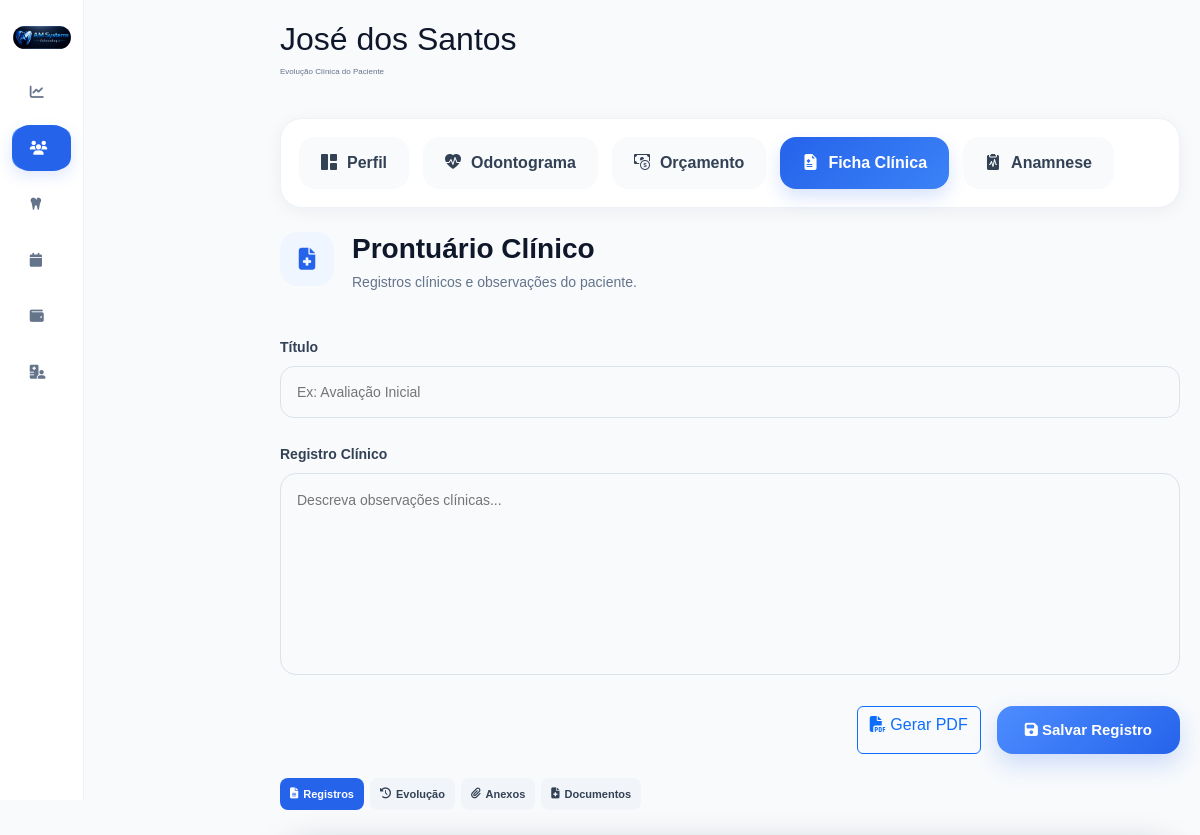
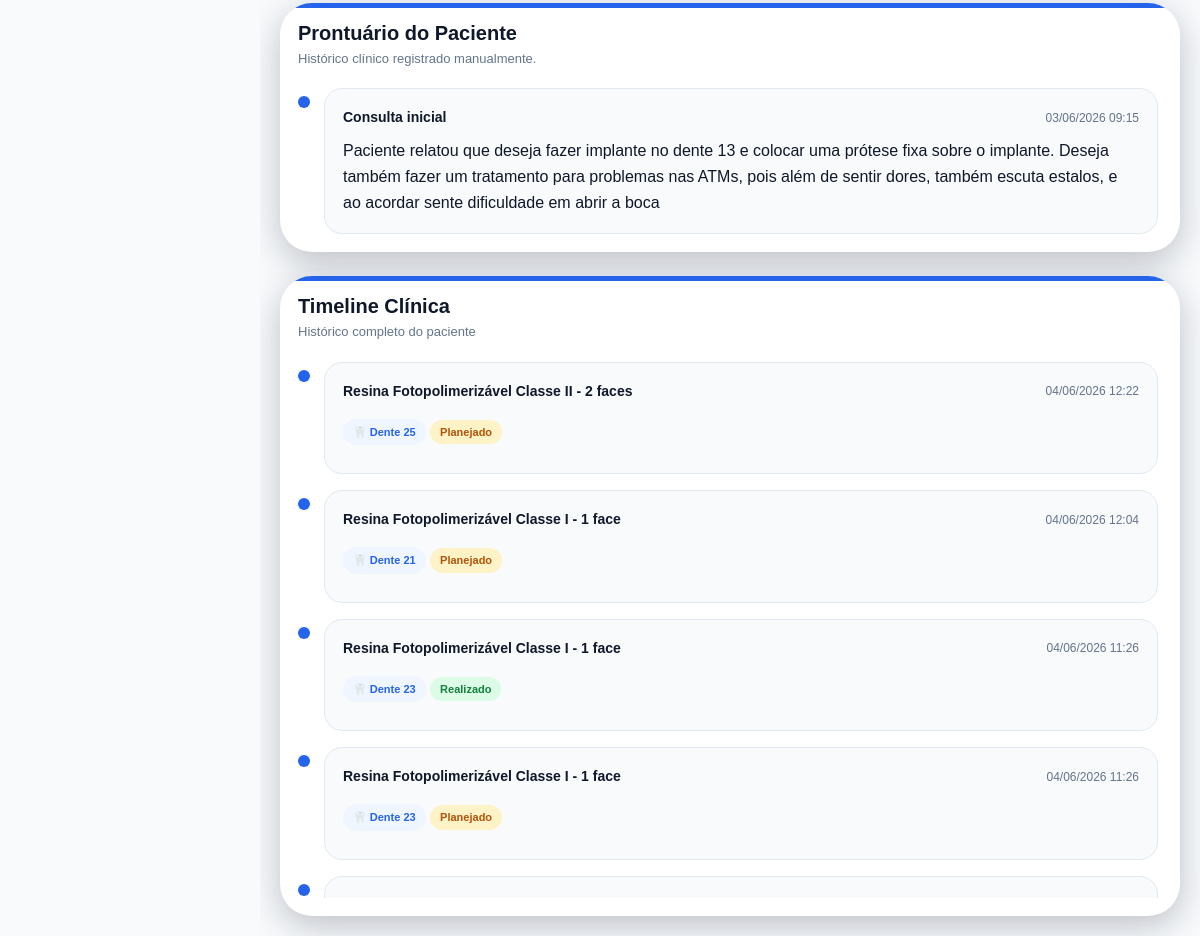
Screenshot of /pacientes/4/ficha-clinica/ (signed in) with the database file from the repository (2 pictures, top to bottom).
### accounts/models.py (models this page shows, shortened)
class Paciente(models.Model):
    foto = models.ImageField(
        upload_to='pacientes/',
        blank=True,
        null=True
    )
    nome = models.CharField(
        max_length=200
    )
    cpf = models.CharField(
        max_length=14,
        blank=True,
        null=True
    )
    rg = models.CharField(
        max_length=20,
        blank=True,
        null=True
    )
    nascimento = models.DateField(
        blank=True,
        null=True
    )
    genero = models.CharField(
        max_length=20,
        blank=True,
        null=True
    )
    estado_civil = models.CharField(
        max_length=30,
        blank=True,
        null=True
    )
    profissao = models.CharField(
        max_length=100,
        blank=True,
        null=True
    )
    telefone = models.CharField(
        max_length=20,
        blank=True,
        null=True
    )
    whatsapp = models.CharField(
        max_length=20,
        blank=True,
        null=True
    )
    email = models.EmailField(
        blank=True,
        null=True
    )
    cep = models.CharField(
        max_length=10,
        blank=True,
        null=True
    )
    endereco = models.CharField(
        max_length=255,
        blank=True,
        null=True
    )
    numero = models.CharField(
        max_length=20,
        blank=True,
        null=True
    )
    complemento = models.CharField(
        max_length=100,
        blank=True,
        null=True
    )
    bairro = models.CharField(
        max_length=100,
        blank=True,
        null=True
    )
    cidade = models.CharField(
        max_length=100,
        blank=True,
        null=True
    )
    estado = models.CharField(
        max_length=2,
        blank=True,
        null=True
    )
    convenio = models.CharField(
        max_length=100,
        blank=True,
        null=True
    )
    carteirinha = models.CharField(
        max_length=100,
        blank=True,
        null=True
    )
    alergias = models.TextField(
        blank=True,
        null=True
    )
    medicamentos = models.TextField(
        blank=True,
        null=True
    )
    observacoes = models.TextField(
        blank=True,
        null=True
    )
    responsavel = models.CharField(
        max_length=200,
        blank=True,
        null=True
    )
    cpf_responsavel = models.CharField(
        max_length=14,
        blank=True,
        null=True
    )
    telefone_responsavel = models.CharField(
        max_length=20,
        blank=True,
        null=True
    )
    ativo = models.BooleanField(
        default=True
    )
    criado_em = models.DateTimeField(
        auto_now_add=True
    )
    atualizado_em = models.DateTimeField(
        auto_now=True
    )

class ProntuarioClinico(models.Model):
    paciente = models.ForeignKey(
        Paciente,
        on_delete=models.CASCADE,
        related_name='prontuarios'
    )
    titulo = models.CharField(
        max_length=200
    )
    anotacao = models.TextField()
    criado_em = models.DateTimeField(
        auto_now_add=True
    )
    atualizado_em = models.DateTimeField(
        auto_now=True
    )
    class Meta:
        ordering = ['-criado_em']
        verbose_name = 'Prontuário Clínico'
        verbose_name_plural = 'Prontuários Clínicos'
    dente = models.CharField(
        max_length=10,
        blank=True
    )
    procedimento = models.ForeignKey(
        'Procedimento',
        on_delete=models.SET_NULL,
        null=True,
        blank=True
    )
    descricao = models.TextField(
        blank=True
    )
    materiais = models.TextField(
        blank=True
    )
    anestesia = models.CharField(
        max_length=255,
        blank=True
    )
    retorno = models.DateField(
        null=True,
        blank=True
    )
    criado_em = models.DateTimeField(
        auto_now_add=True
    )

class EvolucaoClinica(models.Model):
    STATUS_CHOICES = (
        ('existente', 'Existente'),
        ('planejado', 'Planejado'),
        ('andamento', 'Em Andamento'),
        ('realizado', 'Realizado'),
        ('cancelado', 'Cancelado'),
    )
    paciente = models.ForeignKey(
        Paciente,
        on_delete=models.CASCADE,
        related_name='evolucoes'
    )
    dente = models.CharField(
        max_length=10,
        blank=True,
        null=True
    )
    face = models.CharField(
        max_length=20,
        blank=True,
        null=True
    )
    procedimento = models.ForeignKey(
        'Procedimento',
        on_delete=models.SET_NULL,
        null=True,
        blank=True
    )
    status = models.CharField(
        max_length=20,
        choices=STATUS_CHOICES,
        default='planejado'
    )
    descricao = models.TextField(
        blank=True,
        null=True
    )
    criado_em = models.DateTimeField(
        auto_now_add=True
    )
    class Meta:
        ordering = ['-criado_em']

class Procedimento(models.Model):
    CATEGORIAS = [
        ('diagnostico', 'Diagnóstico'),
        ('dentistica', 'Dentística'),
        ('endodontia', 'Endodontia'),
        ('periodontia', 'Periodontia'),
        ('cirurgia', 'Cirurgia'),
        ('protese', 'Prótese'),
        ('implantodontia', 'Implantodontia'),
        ('ortodontia', 'Ortodontia'),
        ('geral', 'Geral')
    ]
    TIPOS = [
        ('dente', 'Por Dente'),
        ('hemiarcada', 'Hemi-Arcada'),
        ('geral', 'Geral'),
        ('cirurgia', 'Cirurgia')
    ]
    POSICOES = [
        ('coroa', 'Coroa'),
        ('raiz', 'Raiz'),
        ('oclusal', 'Oclusal'),
        ('vestibular', 'Vestibular'),
        ('lingual', 'Lingual'),
        ('centro', 'Centro')
    ]
    STATUS = [
        ('realizar', 'A Realizar'),
        ('andamento', 'Em Andamento'),
        ('realizado', 'Realizado'),
        ('cancelado', 'Cancelado'),
        ('reavaliar', 'Reavaliar')
    ]
    nome = models.CharField(
        max_length=255
    )
    categoria = models.CharField(
        max_length=100,
        choices=CATEGORIAS,
        default='geral'
    )
    tipo = models.CharField(
        max_length=50,
        choices=TIPOS,
        default='dente'
    )
    status = models.CharField(
        max_length=30,
        choices=STATUS,
        default='realizar'
    )
    icone = models.CharField(
        max_length=100,
        blank=True,
        null=True
    )
    arquivo_icone = models.CharField(
        max_length=255,
        blank=True,
        null=True
    )
    posicao_icone = models.CharField(
        max_length=30,
        choices=POSICOES,
        default='centro'
    )
    valor_particular = models.DecimalField(
        max_digits=10,
        decimal_places=2,
        default=0
    )
    valor_convenio = models.DecimalField(
        max_digits=10,
        decimal_places=2,
        default=0
    )
    tempo_estimado = models.IntegerField(
        default=60,
        help_text='Tempo em minutos'
    )
    custo_clinico = models.DecimalField(
        max_digits=10,
        decimal_places=2,
        default=0
    )
    ativo = models.BooleanField(
        default=True
    )
    ordem = models.IntegerField(
        default=0
    )
    criado_em = models.DateTimeField(
        auto_now_add=True
    )
    class Meta:
        ordering = ['categoria', 'ordem', 'nome']
        verbose_name = 'Procedimento'
        verbose_name_plural = 'Procedimentos'

### accounts/views.py (the view, shortened to what this page needs)
@login_required(login_url='/')
def ficha_clinica(request, id):
    paciente = get_object_or_404(
        Paciente,
        id=id
    )
    evolucoes = EvolucaoClinica.objects.filter(
        paciente=paciente
    ).order_by('-criado_em')
    prontuarios = ProntuarioClinico.objects.filter(
        paciente=paciente
    )
    context = {
        'paciente': paciente,
        'evolucoes': evolucoes,
        'prontuarios': prontuarios
    }
    return render(
        request,
        'accounts/ficha_clinica.html',
        context
    )

### accounts/templates/accounts/ficha_clinica.html (shortened to what this page needs)
{% extends 'accounts/base.html' %}
{% load static %}
{% block content %}
<div class="page-header mb-4">
    <div>
        <h2 class="patient-name">
            {{ paciente.nome }}
        </h2>
        <p class="patient-contact">
            Evolução Clínica do Paciente
        </p>
    </div>
</div>
{% include 'accounts/components/menu_paciente.html' %}
<div class="ficha-grid">
    <div class="ficha-form-card">
        <div class="section-header-premium">
            <div class="section-icon blue">
                <i class="fa-solid fa-file-medical"></i>
            </div>
            <div>
                <h5>Prontuário Clínico</h5>
                <p>
                    Registros clínicos e observações do paciente.
                </p>
            </div>
        </div>
        <form method="POST">
            <label class="anamnese-label">
                Título
            </label>
            <input
                type="text"
                name="titulo"
                class="anamnese-input"
                placeholder="Ex: Avaliação Inicial"
                required
            >
            <div class="mt-4">
                <label class="anamnese-label">
                    Registro Clínico
                </label>
                <textarea
                    name="anotacao"
                    class="anamnese-textarea"
                    rows="8"
                    placeholder="Descreva observações clínicas..."
                    required
                ></textarea>
            </div>
            <div class="d-flex justify-content-end gap-3 mt-4">
                <a
                    href="{% url 'imprimir_prontuario' paciente.id %}"
                    target="_blank"
                    class="btn btn-outline-primary"
                >
                    <i class="fa-solid fa-file-pdf"></i>
                    Gerar PDF
                </a>
                <button
                    type="submit"
                    class="btn-anamnese"
                >
                    <i class="fa-solid fa-floppy-disk"></i>
                    Salvar Registro
                </button>
            </div>
        </form>
    </div>
    <div class="painel-lateral">
        <div class="tabs-premium">
            <button class="tab-btn active" data-tab="registros">
                <i class="fa-solid fa-file-lines"></i>
                Registros
            </button>
            <button class="tab-btn" data-tab="evolucao">
                <i class="fa-solid fa-clock-rotate-left"></i>
                Evolução
            </button>
            <button class="tab-btn" data-tab="anexos">
                <i class="fa-solid fa-paperclip"></i>
                Anexos
            </button>
            <button class="tab-btn" data-tab="documentos">
                <i class="fa-solid fa-file-medical"></i>
                Documentos
            </button>
        </div>
        <div class="timeline-card">
            <div class="timeline-header">
                <h5>
                    Prontuário do Paciente
                </h5>
                <p>
                    Histórico clínico registrado manualmente.
                </p>
            </div>
            <div class="timeline-body">
                {% for item in prontuarios %}
                <div class="timeline-item">
                    <div class="timeline-dot"></div>
                    <div class="timeline-content">
                        <div class="timeline-top">
                            <strong>
                                {{ item.titulo }}
                            </strong>
                            <span>
                                {{ item.criado_em|date:"d/m/Y H:i" }}
                            </span>
                        </div>
                        <p>
                            {{ item.anotacao|linebreaks }}
                        </p>
                    </div>
                </div>
                {% empty %}
                <div class="empty-timeline">
                    Nenhum registro clínico cadastrado.
                </div>
                {% endfor %}
            </div>
        </div>
    </div>
    <div class="linha-inferior">
    <div class="timeline-card timeline-full">
        <div class="timeline-header">
            <h5>
                Timeline Clínica
            </h5>
            <p>
                Histórico completo do paciente
            </p>
        </div>
        <div class="timeline-body">
            {% for evolucao in evolucoes %}
            <div class="timeline-item">
                <div class="timeline-dot"></div>
                <div class="timeline-content">
                    <div class="timeline-top">
                        <strong>
                            {% if evolucao.procedimento %}
                                {{ evolucao.procedimento.nome }}
                            {% else %}
                                Atualização Clínica
                            {% endif %}
                        </strong>
                        <span>
                            {{ evolucao.criado_em|date:"d/m/Y H:i" }}
                        </span>
                    </div>
                   {% if evolucao.dente %}
<div class="timeline-dente">
    🦷 Dente {{ evolucao.dente }}
</div>
{% endif %}
<div class="timeline-status timeline-status-{{ evolucao.status }}">
    {{ evolucao.get_status_display }}
</div>
</div>
</div>
{% empty %}
<div class="empty-timeline">
    Nenhuma evolução clínica cadastrada.
</div>
{% endfor %}
</div>
</div>
{% endblock %}

### rows the page displays
Paciente: nome "José dos Santos"
ProntuarioClinico: titulo "Consulta inicial", criado_em "03/06/2026 09:15", anotacao "Paciente relatou que deseja fazer implante no dente 13 e colocar uma prótese fixa sobre o implante. Deseja também fazer um tratamento para problemas nas ATMs, pois além de sentir dores, também escuta estalos, e ao acordar sente dificuldade em abrir a boca"
EvolucaoClinica: procedimento.nome "Resina Fotopolimerizável Classe II - 2 faces", criado_em "04/06/2026 12:22", dente "25", status "Planejado"
EvolucaoClinica: procedimento.nome "Resina Fotopolimerizável Classe I - 1 face", criado_em "04/06/2026 12:04", dente "21", status "Planejado"
EvolucaoClinica: procedimento.nome "Resina Fotopolimerizável Classe I - 1 face", criado_em "04/06/2026 11:26", dente "23", status "Realizado"
EvolucaoClinica: procedimento.nome "Resina Fotopolimerizável Classe I - 1 face", criado_em "04/06/2026 11:26", dente "23", status "Planejado"
